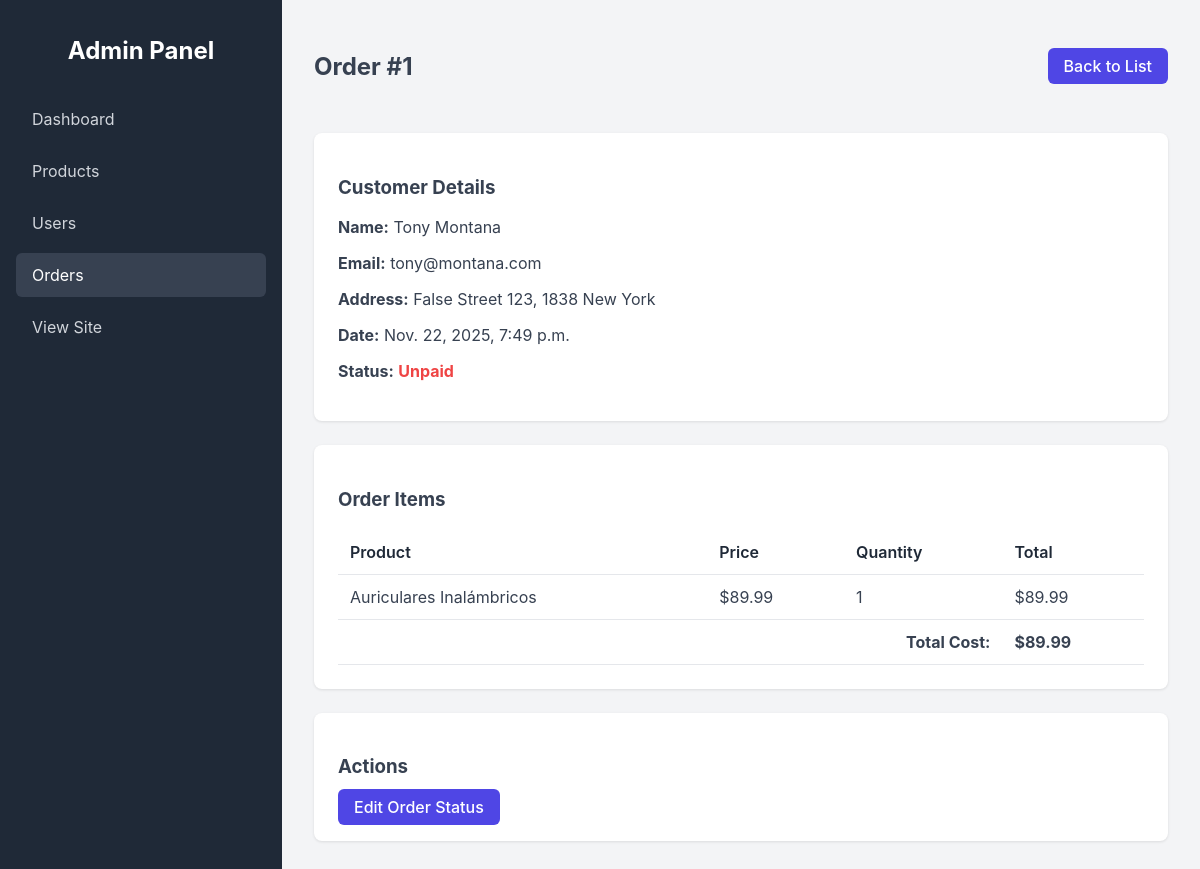
The app's page /custom-admin/orders/1/ (signed in), older data.
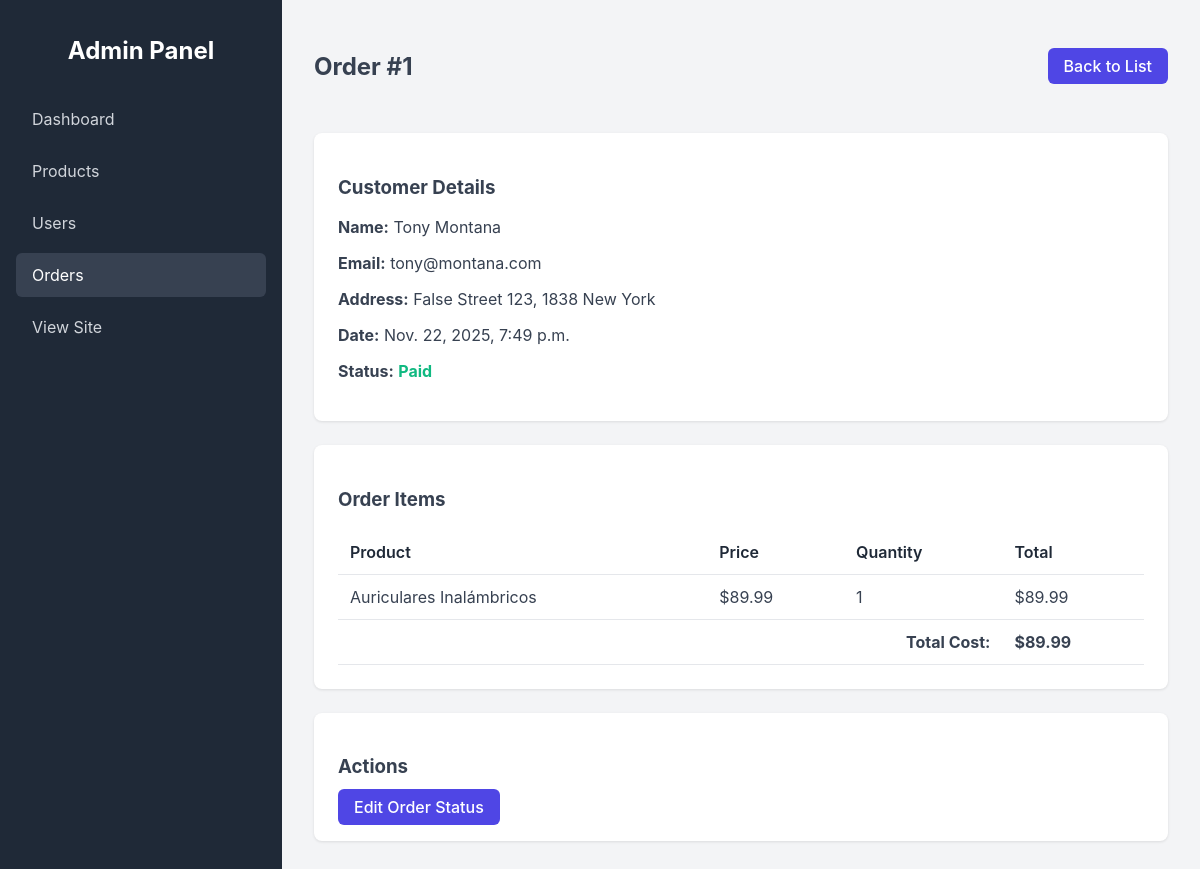
The same page, newer data.
### custom_admin/views.py (the view)
# urls.py: path('orders/<int:pk>/', views.OrderDetailView.as_view(), name='order_detail'),
@method_decorator(staff_member_required, name='dispatch')
class OrderDetailView(DetailView):
    model = Order
    template_name = 'custom_admin/order/detail.html'
    context_object_name = 'order'

### cart/context_processors.py (called while the page is built)
def cart(request):
    return {'cart': Cart(request)}

### orders/models.py (called while the page is built)
    def get_total_cost(self):
        return sum(item.get_cost() for item in self.items.all())

    def get_cost(self):
        return self.price * self.quantity

### custom_admin/templates/custom_admin/order/detail.html (shortened to what this page needs)
{% extends "custom_admin/base.html" %}
{% block content %}
<div class="header">
    <h2>Order #{{ order.id }}</h2>
    <a href="{% url 'custom_admin:order_list' %}" class="btn btn-primary">Back to List</a>
</div>
<div class="card">
    <h3>Customer Details</h3>
    <p><strong>Name:</strong> {{ order.first_name }} {{ order.last_name }}</p>
    <p><strong>Email:</strong> {{ order.email }}</p>
    <p><strong>Address:</strong> {{ order.address }}, {{ order.postal_code }} {{ order.city }}</p>
    <p><strong>Date:</strong> {{ order.created }}</p>
    <p><strong>Status:</strong>
        {% if order.paid %}
        <span style="color: var(--success); font-weight: bold;">Paid</span>
        {% else %}
        <span style="color: var(--danger); font-weight: bold;">Unpaid</span>
        {% endif %}
    </p>
</div>
<div class="card">
    <h3>Order Items</h3>
    <table>
        <thead>
            <tr>
                <th>Product</th>
                <th>Price</th>
                <th>Quantity</th>
                <th>Total</th>
            </tr>
        </thead>
        <tbody>
            {% for item in order.items.all %}
            <tr>
                <td>{{ item.product.name }}</td>
                <td>${{ item.price }}</td>
                <td>{{ item.quantity }}</td>
                <td>${{ item.get_cost }}</td>
            </tr>
            {% endfor %}
            <tr>
                <td colspan="3" style="text-align: right; font-weight: bold;">Total Cost:</td>
                <td style="font-weight: bold;">${{ order.get_total_cost }}</td>
            </tr>
        </tbody>
    </table>
</div>
<div class="card">
    <h3>Actions</h3>
    <a href="{% url 'custom_admin:order_edit' order.id %}" class="btn btn-primary">Edit Order Status</a>
</div>
{% endblock %}

Row changes from the older to the newer data that the page shows:
changed Order "Tony": paid False → True (drawn)
Text that changed along with them:
text no longer shown: "Unpaid"
text now shown: "Paid"
